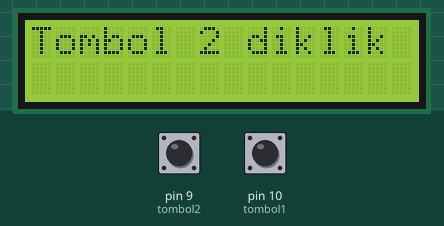
Recording of a sketch running on a simulated Arduino Uno, built with avr-gcc and run on an emulated ATmega328P. Shown: 16×2 character LCD. The inputs (shaded band) are chosen by the test bench; at power-on: pin 10 (tombol1) HIGH, pin 9 (tombol2) LOW.

Above: at 1.2 s.
1.3 s: pin 10 (tombol1) pulled LOW for 0.15 s
At 1.37 s:
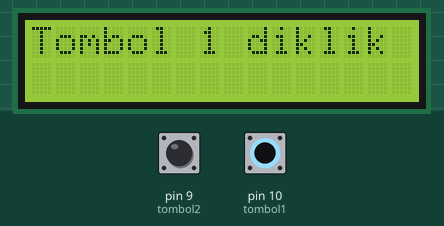
Timing chart, 0 to 4.3 s (numbered marks = the images above; inputs shaded):
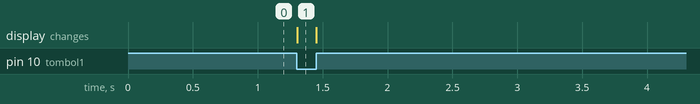

The sketch:

ic.ino
```cpp
#include <LiquidCrystal.h>
int tombol1=10;
int tombol2=9;

LiquidCrystal lcd(12, 11, 5, 4, 3, 2);

void setup() {
  lcd.begin(16,2);
  lcd.print("hello, world");
  pinMode(tombol1, INPUT);
  pinMode(tombol2, INPUT);
}

void loop() {
  // index dari text akan di buat
  lcd.setCursor(0,0);
  if(digitalRead(tombol1)== LOW){
      lcd.print("Tombol 1 diklik");
  }
  else if(digitalRead(tombol2)==LOW){
      lcd.print("Tombol 2 diklik");
  }
}
```

Measured:
- after the input at 1.3 s, the display: changes at once (image 1)
